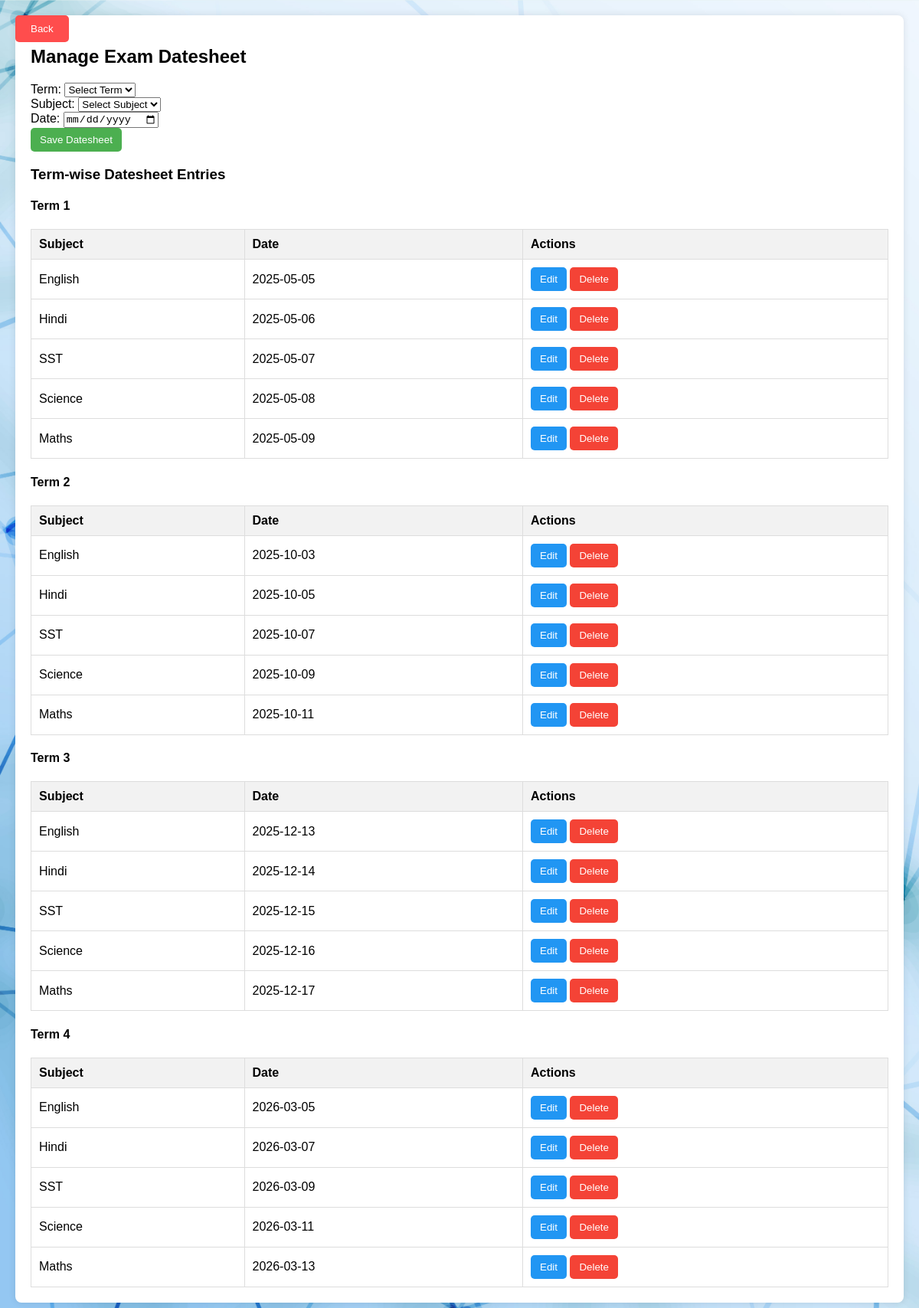
The app's page /datesheet.php with its own data.
### tables this page shows
CREATE TABLE `datesheet` (
  `id` int(11) NOT NULL,
  `term` varchar(10) NOT NULL,
  `subject` varchar(10) NOT NULL,
  `date` date NOT NULL
);

### datesheet.php (the view, shortened to what this page needs)
<?php
include 'connect.php';
$terms = ['Term 1', 'Term 2', 'Term 3', 'Term 4'];
$datesheet_entries = [];
foreach ($terms as $term) {
    try {
        $stmt = $pdo->prepare("SELECT * FROM datesheet WHERE term = :term ORDER BY date");
        $stmt->bindParam(':term', $term);
        $stmt->execute();
        $datesheet_entries[$term] = $stmt->fetchAll(PDO::FETCH_ASSOC);
    } catch (PDOException $e) {
        $error_message = "Error: " . $e->getMessage();
    }
}
?>
<!DOCTYPE html>
<html lang="en">
<head>
</head>
<body>
<button class="back-btn" onclick="window.location.href='control.php'">Back</button>
<div class="content-box">
    <h2>Manage Exam Datesheet</h2>
    <form method="post" action="">
        <div>
            <label for="term">Term:</label>
            <select name="term" id="term" required>
                <option value="">Select Term</option>
            </select>
        </div>
        <div>
            <label for="subject">Subject:</label>
            <select name="subject" id="subject" required>
                <option value="">Select Subject</option>
            </select>
        </div>
        <div>
            <label for="exam_date">Date:</label>
            <input type="date" name="exam_date" id="exam_date" required>
        </div>
        <button type="submit" class="add-btn" id="save-btn">Save Datesheet</button>
    </form>
    <h3>Term-wise Datesheet Entries</h3>
    <?php foreach ($datesheet_entries as $term => $entries): ?>
        <?php if (count($entries) > 0): ?>
            <h4><?php echo $term; ?></h4>
            <table>
                <tr>
                    <th>Subject</th>
                    <th>Date</th>
                    <th>Actions</th>
                </tr>
                <?php foreach ($entries as $entry): ?>
                    <tr>
                        <td><?php echo htmlspecialchars($entry['subject']); ?></td>
                        <td><?php echo htmlspecialchars($entry['date']); ?></td>
                        <td>
                            <button class="update-btn" onclick="editDatesheet(<?php echo htmlspecialchars(json_encode($entry)); ?>)">Edit</button>
                            <form method="post" action="" style="display:inline;">
                                <button type="submit" class="delete-btn" onclick="return confirm('Are you sure you want to delete this entry?')">Delete</button>
                            </form>
                        </td>
                    </tr>
                <?php endforeach; ?>
            </table>
        <?php endif; ?>
    <?php endforeach; ?>
</div>
</body>
</html>

### datesheet.php (style rules this page uses)
body { background-image: url('login.jpg'); background-size: cover; font-family: Arial, sans-serif; margin: 0; padding: 20px; }
.content-box { background-color: white; padding: 20px; border-radius: 8px; box-shadow: 0 0 10px rgba(0, 0, 0, 0.1); }
table { width: 100%; border-collapse: collapse; }
th, td { padding: 10px; border: 1px solid #ddd; text-align: left; }
th { background-color: #f2f2f2; }
.add-btn, .update-btn, .delete-btn { color: white; border: none; padding: 8px 12px; border-radius: 5px; cursor: pointer; }
.back-btn { position: absolute; top: 20px; left: 20px; padding: 10px 20px; background-color: #ff4d4d; color: white; border: none; border-radius: 5px; cursor: pointer; }
.add-btn { background-color: #4CAF50; }
.update-btn { background-color: #2196F3; }
.delete-btn { background-color: #f44336; }

### records on screen
datesheet: subject "English", date "2025-05-05"
datesheet: subject "Hindi", date "2025-05-06"
datesheet: subject "SST", date "2025-05-07"
datesheet: subject "Science", date "2025-05-08"
datesheet: subject "Maths", date "2025-05-09"
datesheet: subject "English", date "2025-10-03"
datesheet: subject "Hindi", date "2025-10-05"
datesheet: subject "SST", date "2025-10-07"
datesheet: subject "Science", date "2025-10-09"
datesheet: subject "Maths", date "2025-10-11"
datesheet: subject "English", date "2025-12-13"
datesheet: subject "Hindi", date "2025-12-14"
datesheet: subject "SST", date "2025-12-15"
datesheet: subject "Science", date "2025-12-16"
datesheet: subject "Maths", date "2025-12-17"
datesheet: subject "English", date "2026-03-05"
datesheet: subject "Hindi", date "2026-03-07"
datesheet: subject "SST", date "2026-03-09"
datesheet: subject "Science", date "2026-03-11"
datesheet: subject "Maths", date "2026-03-13"

### other values on screen
$term "Term 1"
$term "Term 2"
$term "Term 3"
$term "Term 4"
